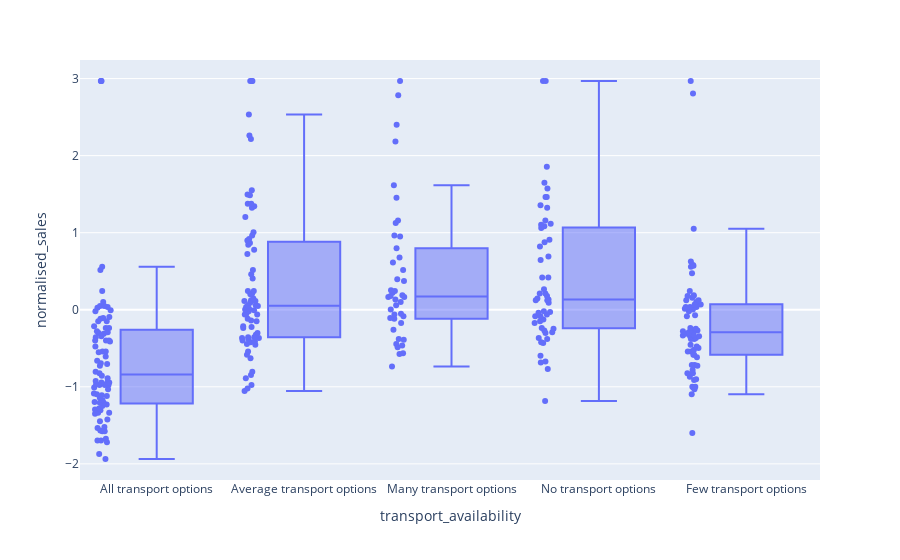

Notebook code cell kept with this figure:
### Code cell
fig = px.box(stores, y="normalised_sales", x="transport_availability", points='all')
fig.show()

### Figure 1 — Plotly figure (JSON) as saved in the notebook; plotly's stock layout.template omitted (floating-point values rounded to 4 significant figures; data arrays with more than 128 entries replaced by an {"elided": "..."} marker saying what was removed)
{"data": [{"alignmentgroup": "True", "boxpoints": "all", "hovertemplate": "transport_availability=%{x}<br>normalised_sales=%{y}<extra></extra>", "legendgroup": "", "marker": {"color": "#636efa"}, "name": "", "notched": false, "offsetgroup": "", "orientation": "v", "showlegend": false, "type": "box", "x": {"elided": "320 str values"}, "x0": " ", "xaxis": "x", "y": {"elided": "320 float values"}, "y0": " ", "yaxis": "y"}], "layout": {"boxmode": "group", "legend": {"tracegroupgap": 0}, "margin": {"t": 60}, "xaxis": {"anchor": "y", "domain": [0, 1], "title": {"text": "transport_availability"}}, "yaxis": {"anchor": "x", "domain": [0, 1], "title": {"text": "normalised_sales"}}}}
